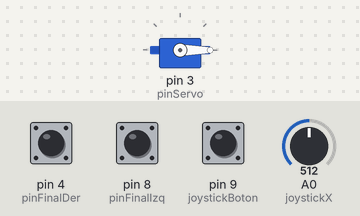
A sketch run on a simulated Arduino Uno, built with avr-gcc and run on an emulated ATmega328P. Shown: servo. The inputs (shaded band) are chosen by the test bench; at power-on: A0 (joystickX) = 512, pin 4 (pinFinalDer) HIGH, pin 8 (pinFinalIzq) HIGH, pin 9 (joystickBoton) HIGH.

Above: at 1.2 s.
1.3 s: A0 (joystickX) set to 416
2.8 s: A0 (joystickX) set to 391
At 4.0 s:
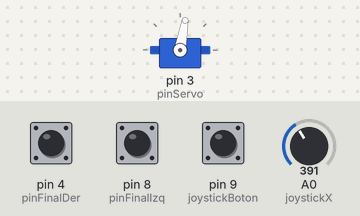
4.3 s: A0 (joystickX) set to 190
At 5.5 s:
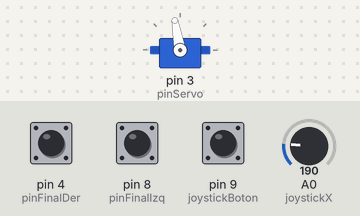
5.8 s: A0 (joystickX) set to 90
At 6.8 s:
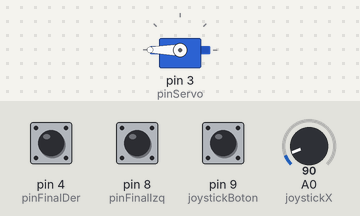
7.3 s: pin 4 (pinFinalDer) pulled LOW for 0.15 s
At 7.4 s:
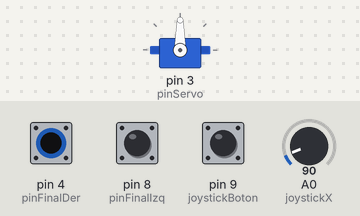
8.9 s: pin 4 (pinFinalDer) pulled LOW for 3.2 s
At 12.5 s:
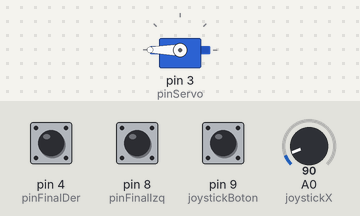
Timing chart, 0 to 14.0 s (numbered marks = the images above; inputs shaded):
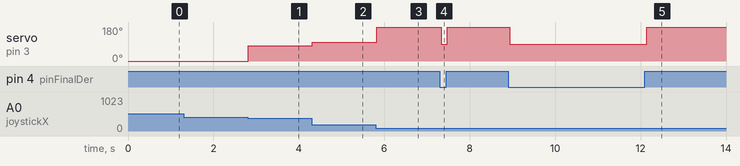

Measured:
- the behaviour switches between 401 and 400 on A0 (joystickX) (found by bisection; images 0 and 1)
- after the input at 1.3 s, every drawn part: stays the same
- after the input at 2.8 s, servo on pin 3 (pinServo): 0° → 80° at once
- after the input at 4.3 s, servo on pin 3 (pinServo): 80° → 100° at once
- after the input at 5.8 s, servo on pin 3 (pinServo): 100° → 180° at once
- after the input at 7.3 s, servo on pin 3 (pinServo): 180° → 90° at once, → 180° 0.15 s later
- after the input at 8.9 s, servo on pin 3 (pinServo): 180° → 90° at once, → 180° 3.2 s later

The sketch:

4.3.ino
```cpp
#include <Servo.h>

int joystickX = A0;
int joystickY = A1;
int joystickBoton = 9;
int pinServo = 3;
int pinFinalDer = 4;
int pinFinalIzq = 8;


int xValue = 0;
int finalD = 0;
int finalI = 0;
int boton = 0;
int lastBoton = HIGH; // Para detectar flancos


Servo servo;

void setup() {
  pinMode(joystickX, INPUT);
  pinMode(joystickY, INPUT);

  pinMode(joystickBoton, INPUT_PULLUP);
  pinMode(pinFinalDer, INPUT_PULLUP);
  pinMode(pinFinalIzq, INPUT_PULLUP);

  servo.attach(pinServo);
  servo.write(90);

  Serial.begin(9600);
}

void loop() {
  xValue = analogRead(joystickX);
  finalD = digitalRead(pinFinalDer);
  finalI = digitalRead(pinFinalIzq);
  boton = digitalRead(joystickBoton);

  // Detectar flanco de bajada (HIGH → LOW)
  if (lastBoton == HIGH && boton == LOW) {
   // manual = !manual; // Cambiar de modo
   // Serial.println(manual ? "Modo manual" : "Modo automático");
    delay(200); // Pequeño anti-rebote
  }
  lastBoton = boton;

  // Mostrar datos de depuración

  // Ejecutar modo correspondiente


    manualMode();


  delay(50);
}

void manualMode() {
  if (xValue > 400 && finalI == HIGH) {
    servo.write(0);
  }
  else if (xValue > 300 && xValue < 400 && finalI == HIGH) {
    servo.write(80);
  }
  else if (xValue < 200 && xValue > 100 && finalD == HIGH) {
    servo.write(100);
  }
  else if (xValue < 100 && finalD == HIGH) {
    servo.write(180);
  }
  else {
    servo.write(90);
  }
}
```
